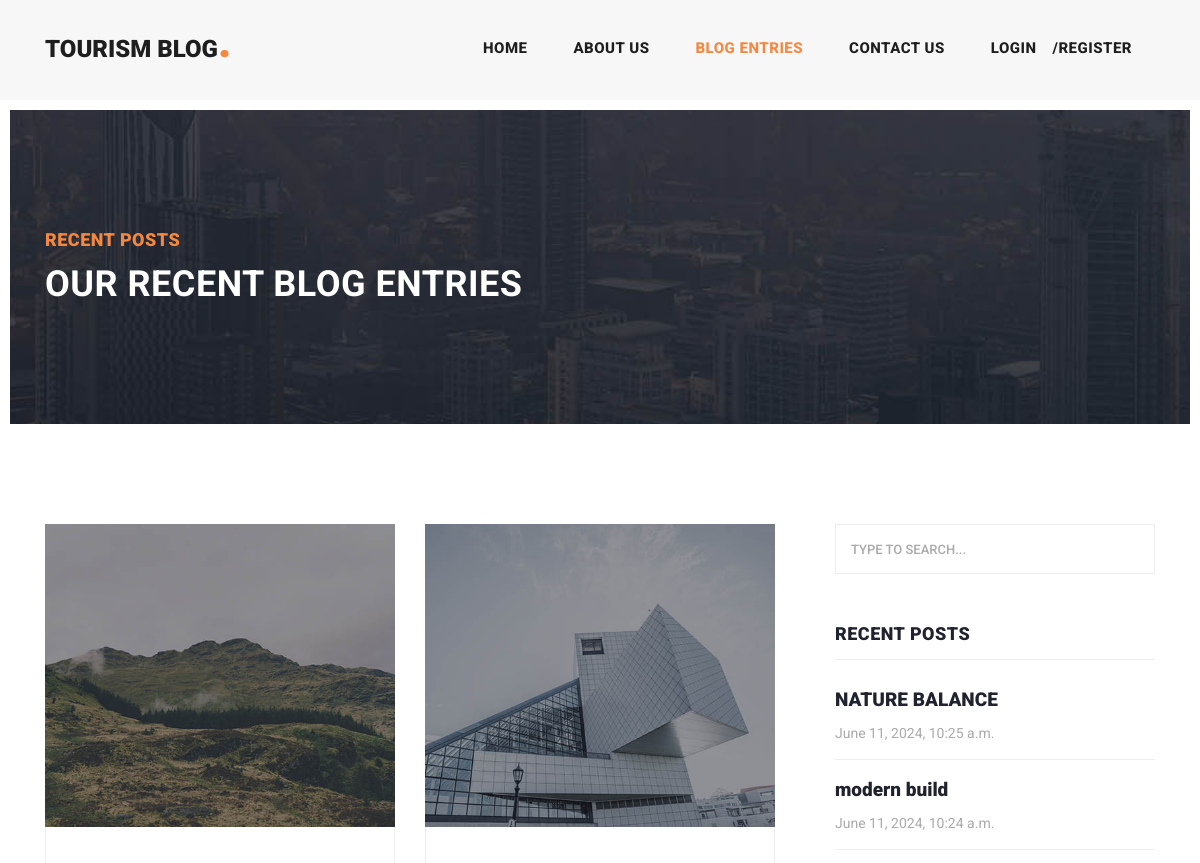
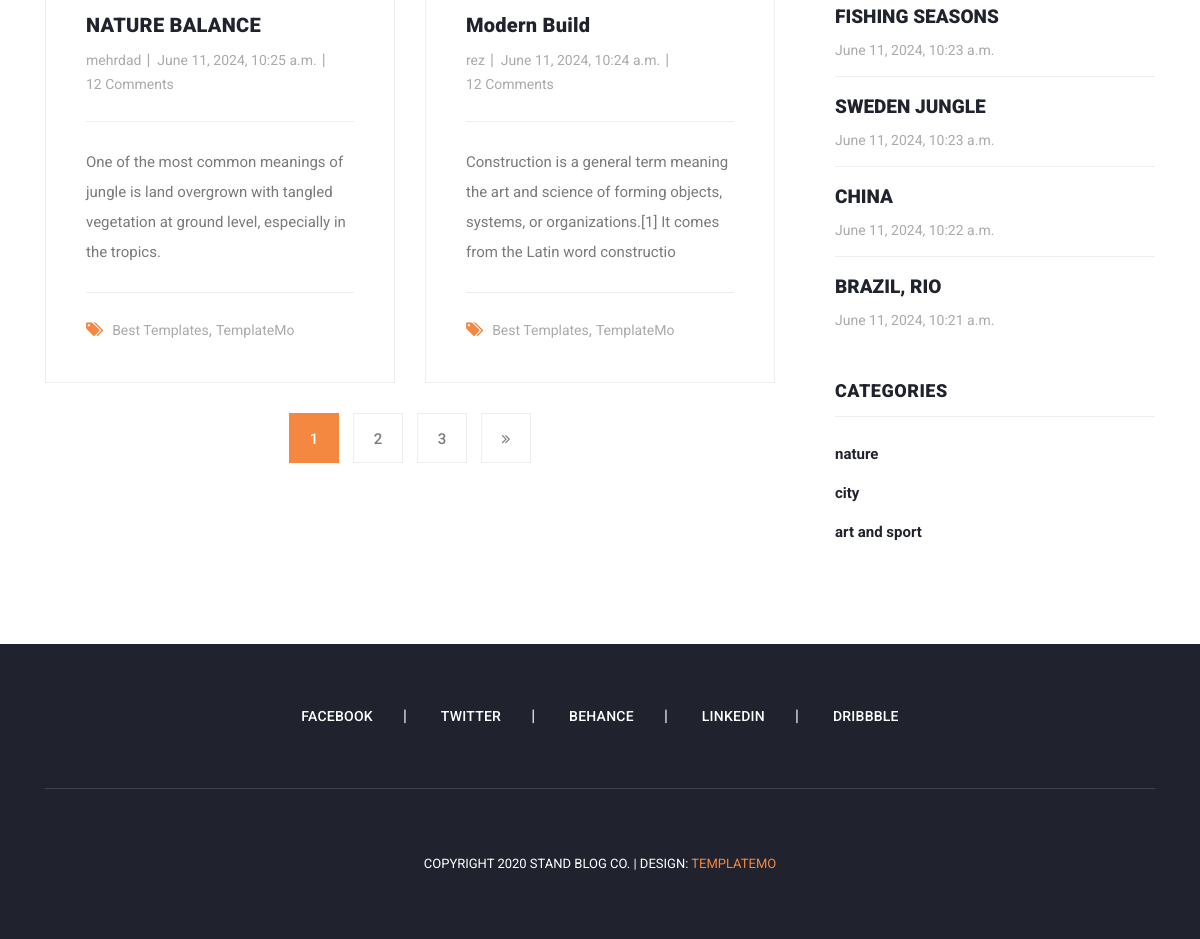
Screenshot of /articles/lists/ with the database file from the repository (2 pictures, top to bottom).
### blog_app/models.py (models this page shows, shortened)
class Article(models.Model):
    author = models.ForeignKey(User, on_delete=models.CASCADE)
    category = models.ManyToManyField(Category)
    title = models.CharField(max_length=70)
    body = models.TextField()
    image = models.ImageField(upload_to="images/articles")
    created_at = models.DateTimeField(auto_now_add=True)
    updated_at = models.DateTimeField(auto_now=True)
    class Meta:
        ordering = ('-created_at',)

class Category(models.Model):
    title = models.CharField(max_length=100)
    created_at = models.DateTimeField(auto_now_add=True)

### blog_app/views.py (the view)
# urls.py: path("lists/",post_list, name="list"),
def post_list(request):
    articles_list = Article.objects.all()
    page_number = request.GET.get('page')
    paginator = Paginator(articles_list, 2)
    object_list = paginator.get_page(page_number)
    context ={
        "articles_list":object_list,
    }
    return render(request, "blog_app/post-lists.html", context)

### context_processors/context_processors.py (called while the page is built)
def recent_articles(request):
    recent_articles = Article.objects.all().order_by('-created_at')
    categories = Category.objects.all()
    return{
        "recent_articles": recent_articles,
        "categories": categories,
    }

### blog_app/templates/blog_app/post-lists.html (shortened to what this page needs)
{% extends "base.html" %} {% load static %} {% block content %}
<div class="heading-page header-text">
  <section class="page-heading">
    <div class="container">
      <div class="row">
        <div class="col-lg-12">
          <div class="text-content">
            <h4>Recent Posts</h4>
            <h2>Our Recent Blog Entries</h2>
          </div>
        </div>
      </div>
    </div>
  </section>
</div>
<section class="blog-posts grid-system">
  <div class="container">
    <div class="row">
      <div class="col-lg-8">
        <div class="all-blog-posts">
          <div class="row">
            {% for article in articles_list %}
            <div class="col-lg-6">
              <div class="blog-post">
                <div class="blog-thumb">
                  <img src="{{ article.image.url }}" alt="" />
                </div>
                <div class="down-content">
                  <a href="post-details.html"><h4>{{ article.title }}</h4></a>
                  <ul class="post-info">
                    <li><a href="#">{{ article.author }}</a></li>
                    <li><a href="#">{{ article.created_at }}</a></li>
                    <li><a href="#">12 Comments</a></li>
                  </ul>
                  <p>{{ article.body }}</p>
                  <div class="post-options">
                    <div class="row">
                      <div class="col-lg-12">
                        <ul class="post-tags">
                          <li><i class="fa fa-tags"></i></li>
                          <li><a href="#">Best Templates</a>,</li>
                          <li><a href="#">TemplateMo</a></li>
                        </ul>
                      </div>
                    </div>
                  </div>
                </div>
              </div>
            </div>
            {% endfor %}
            <div class="col-lg-12">
              {% if articles_list.has_other_pages %}
              <ul class="page-numbers">
                {% for i in articles_list.paginator.page_range %}
                {% if articles_list.number == i %}
                <li class='active' ><a href="?page={{ i }}">{{ i }}</a></li>
                {% else %}
                <li><a href="?page={{ i }}">{{ i }}</a></li>
                {% endif %}
                {% endfor %}
                {% if articles_list.has_next %}
                <li>
                  <a href=""?page={{ articles_list.next_page_number }}""><i class="fa fa-angle-double-right"></i></a>
                </li>
                {% endif %}
              </ul>
              {% endif %}
            </div>
          </div>
        </div>
      </div>
      {% include 'includes/sidebar.html' %}
    </div>
  </div>
</section>
{% endblock %}

### templates/includes/sidebar.html
{% load static %}
<div class="col-lg-4">
    <div class="sidebar">
      <div class="row">
        <div class="col-lg-12">
          <div class="sidebar-item search">
            <form id="search_form" name="gs" method="GET" action="{% url 'search' %}">
              <input
                type="text"
                name="q"
                class="searchText"
                placeholder="type to search..."
                autocomplete="on"
              />
            </form>
          </div>
        </div>
        <div class="col-lg-12">
          <div class="sidebar-item recent-posts">
            <div class="sidebar-heading">
              <h2>Recent Posts</h2>
            </div>
            <div class="content">
              <ul>
                {% for article in recent_articles %}
                <li>
                  <a href="post-details.html">
                    <h5>
                      {{ article.title }}
                    </h5>
                    <span>{{ article.created_at }}</span>
                  </a>
                </li>
                {% endfor %}
              </ul>
            </div>
          </div>
        </div>
        <div class="col-lg-12">
          <div class="sidebar-item categories">
            <div class="sidebar-heading">
              <h2>Categories</h2>
            </div>
            <div class="content">
              <ul>
                {% for cat in categories %}
                <li><a href="{% url "category_detail" cat.id %}">{{ cat.title }}</a></li>
                {% endfor %}
              </ul>
            </div>
          </div>
        </div>
      </div>
    </div>
  </div>

### static/css/templatemo-stand-blog.css (style rules this page uses)
body { font-family: 'Roboto', sans-serif; overflow-x: hidden; text-rendering: optimizeLegibility; -webkit-font-smoothing: antialiased; -moz-osx-font-smoothing: grayscale; }
p { margin-bottom: 0px; font-size: 15px; font-weight: 400; color: #7a7a7a; line-height: 30px; }
a { text-decoration: none!important; }
ul { padding: 0; margin: 0; list-style: none; }
h1,h2,h3,h4,h5,h6 { margin: 0px; }
.heading-page { padding-top: 110px; }
.page-heading { margin: 0px 10px; padding: 120px 0px; text-align: left; background-position: center center; background-repeat: no-repeat; background-size: cover; background-image: url(../images/heading-bg.jpg); }
.page-heading .text-content h4 { color: #f48840; font-size: 18px; text-transform: uppercase; font-weight: 900; letter-spacing: 0.5px; margin-bottom: 15px; }
.page-heading .text-content h2 { color: #fff; font-size: 36px; font-weight: 700; text-transform: uppercase; letter-spacing: 0.5px; }
.blog-posts { margin-top: 100px; }
.blog-posts .blog-post { margin-bottom: 30px; }
.blog-posts .blog-thumb img { width: 100%; overflow: hidden; }
.blog-posts .down-content { padding: 40px; border-right: 1px solid #eee; border-left: 1px solid #eee; border-bottom: 1px solid #eee; }
.blog-posts .down-content h4 { font-size: 24px; text-transform: capitalize; letter-spacing: 0.5px; font-weight: 900; color: #20232e; margin: 10px 0px 12px 0px; }
.blog-posts .down-content ul.post-info li { display: inline-block; margin-right: 8px; }
.blog-posts .down-content ul.post-info li:after { content: '|'; color: #aaa; margin-left: 8px; }
.blog-posts .down-content h4 { font-size: 20px; letter-spacing: 0.25px; }
.grid-system .down-content ul.post-info li { margin-right: 3px; }
.grid-system .down-content ul.post-info li:after { margin-left: 5px; }
.blog-posts .down-content ul.post-info li:last-child::after { display: none; }
.blog-posts .down-content ul.post-info li a { font-size: 14px; color: #aaa; font-weight: 400; transition: all .3s; }
.blog-posts .down-content p { padding: 25px 0px; margin: 25px 0px; border-top: 1px solid #eee; border-bottom: 1px solid #eee; }
.blog-posts .down-content ul.post-tags li, .blog-posts .down-content ul.post-share li { display: inline-block; }
.blog-posts .down-content ul.post-tags li:first-child i, .blog-posts .down-content ul.post-share li:first-child i { color: #f48840; margin-right: 5px; }
.blog-posts .down-content ul.post-tags li, .blog-posts .down-content ul.post-share li { color: #aaa; }
.blog-posts .down-content ul.post-tags li a, .blog-posts .down-content ul.post-share li a { font-size: 14px; color: #aaa; font-weight: 400; transition: all .3s; }
ul.page-numbers { text-align: center; }
ul.page-numbers li { display: inline-block; margin: 0px 5px; }
ul.page-numbers li a { width: 50px; height: 50px; display: inline-block; text-align: center; line-height: 50px; font-size: 15px; color: #7a7a7a; border: 1px solid #eee; font-weight: 500; transition: all 0.3s; }
ul.page-numbers li.active a { background-color: #f48840; border-color: #f48840; color: #fff; }
.blog-posts .sidebar-heading h2 { font-size: 18px; text-transform: uppercase; font-weight: 900; letter-spacing: 0.5px; color: #20232e; border-bottom: 1px solid #eee; padding-bottom: 15px; margin-bottom: 25px; }
.sidebar { margin-left: 30px; }
.sidebar .sidebar-item { margin-top: 50px; }
.sidebar .search { margin-top: 0px; }
.sidebar .sidebar-heading h2 { font-size: 18px; text-transform: uppercase; font-weight: 900; letter-spacing: 0.5px; color: #20232e; border-bottom: 1px solid #eee; padding-bottom: 15px; margin-bottom: 25px; }
.sidebar .search input { width: 100%; height: 50px; border: 1px solid #eee; font-size: 13px; text-transform: uppercase; font-weight: 500; color: #7a7a7a; outline: none; padding: 0px 15px; }
.sidebar .search input::placeholder { color: #aaa; }
.sidebar .recent-posts ul li { margin-bottom: 15px; padding-bottom: 15px; border-bottom: 1px solid #eee; }
.sidebar .recent-posts ul li:last-child { margin-bottom: 0px; padding-bottom: 0px; border-bottom: none; }
.sidebar .recent-posts ul li h5 { font-size: 19px; font-weight: 900; color: #20232e; line-height: 30px; transition: all 0.3s; }
.sidebar .recent-posts ul li span { display: block; font-size: 14px; color: #aaa; margin-top: 8px; }
.sidebar .categories ul li { margin-bottom: 15px; }
.sidebar .categories ul li:last-child { margin-bottom: 0px; }
.sidebar .categories ul li a { font-size: 15px; font-weight: 700; color: #20232e; transition: all .3s; }

### rows the page displays
Article: image (picture), title "NATURE BALANCE", author "mehrdad", created_at "June 11, 2024, 10:25 a.m.", body "One of the most common meanings of jungle is land overgrown with tangled vegetation at ground level, especially in the tropics."
Article: image (picture), title "Modern Build", author "rez", created_at "June 11, 2024, 10:24 a.m.", body "Construction is a general term meaning the art and science of forming objects, systems, or organizations.[1] It comes from the Latin word constructio", title "modern build"
Article: title "FISHING SEASONS", created_at "June 11, 2024, 10:23 a.m."
Article: title "SWEDEN JUNGLE", created_at "June 11, 2024, 10:23 a.m."
Article: title "CHINA", created_at "June 11, 2024, 10:22 a.m."
Article: title "BRAZIL, RIO", created_at "June 11, 2024, 10:21 a.m."
Category: title "nature"
Category: title "city"
Category: title "art and sport"

### other values shown
{{ i }} "1"
{{ i }} "2" "3"
